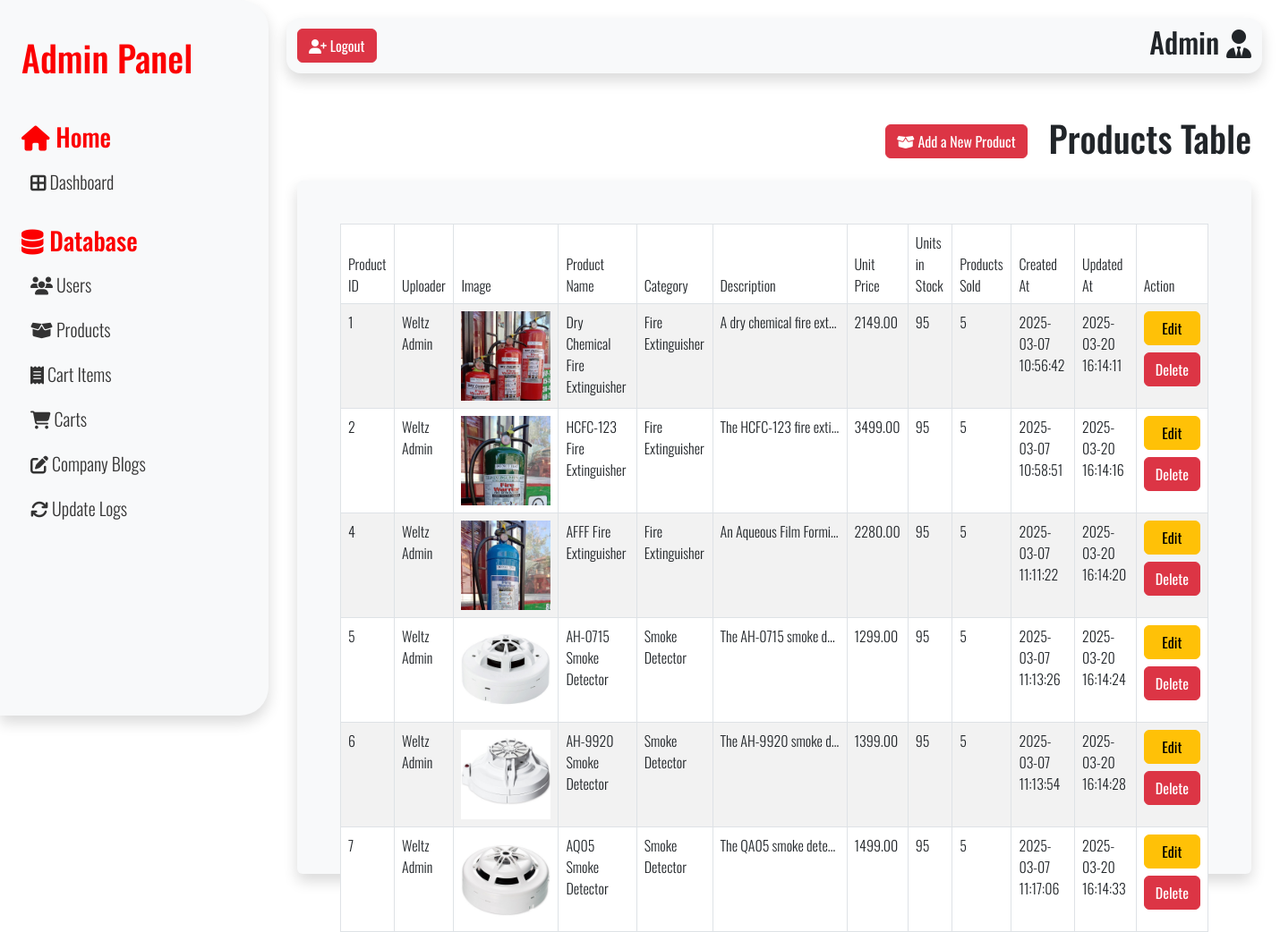
Page /src/adminIndex.php?page=products (signed in) on the earlier database version.
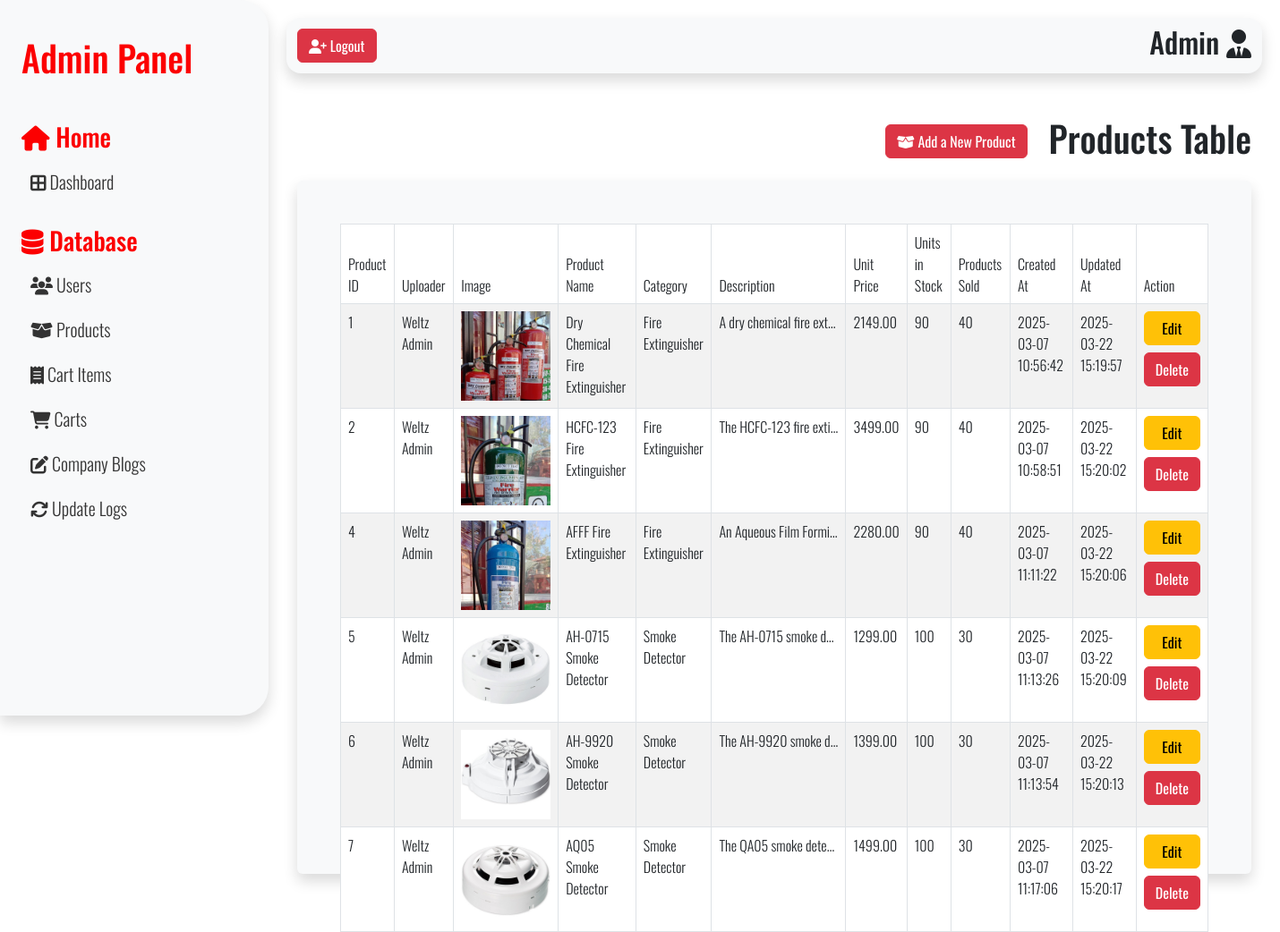
Same page on the later database version.
### tables this page shows
CREATE TABLE `products_tbl` (
  `productID` int(11) NOT NULL AUTO_INCREMENT,
  `userID` int(11) DEFAULT NULL,
  `productName` varchar(50) NOT NULL,
  `productIMG` varchar(100) NOT NULL,
  `categoryID` int(11) DEFAULT NULL,
  `productDesc` text NOT NULL,
  `productPrice` decimal(10,2) NOT NULL DEFAULT 0.00,
  `inStock` int(11) NOT NULL DEFAULT 0,
  `prodSold` int(11) NOT NULL DEFAULT 0,
  `createdAt` datetime NOT NULL DEFAULT current_timestamp(),
  `updatedAt` datetime NOT NULL DEFAULT current_timestamp(),
  PRIMARY KEY (`productID`),
  UNIQUE KEY `productName` (`productName`),
  KEY `productCategoryFK` (`categoryID`) USING BTREE,
  KEY `productUserFK` (`userID`),
  CONSTRAINT `productCategoryFK` FOREIGN KEY (`categoryID`) REFERENCES `categories_tbl` (`categoryID`) ON DELETE SET NULL ON UPDATE NO ACTION,
  CONSTRAINT `productUserFK` FOREIGN KEY (`userID`) REFERENCES `users_tbl` (`userID`) ON DELETE SET NULL ON UPDATE NO ACTION
);

CREATE TABLE `categories_tbl` (
  `categoryID` int(11) NOT NULL AUTO_INCREMENT,
  `categoryName` varchar(50) NOT NULL,
  `createdAt` datetime NOT NULL DEFAULT current_timestamp(),
  `updatedAt` datetime NOT NULL DEFAULT current_timestamp(),
  PRIMARY KEY (`categoryID`),
  UNIQUE KEY `categoryName` (`categoryName`)
);

### src/adminPages/productsTable.php (the view, shortened to what this page needs)
<?php
require_once 'weltz_dbconnect.php';
$productsSQL =
    "SELECT
        p.productID,
        CONCAT(u.userFname, ' ', u.userLname) AS userFullName,
        p.productIMG,
        p.productName,
        c.categoryName,
        p.productDesc,
        p.productPrice,
        p.inStock,
        p.prodSold,
        p.createdAt,
        p.updatedAt
    FROM
        products_tbl p
    JOIN
        users_tbl u ON p.userID = u.userID
    JOIN
        categories_tbl c ON p.categoryID = c.categoryID
    ";
$productsSQLResult = $conn->query($productsSQL);
?>
<div class="userTableHeader mb-3 d-flex justify-content-end align-items-center gap-3">
    <button type="button" class="btn btn-danger me-2" data-bs-toggle="modal" data-bs-target="#addNewProdModal">
        <i class="fa-solid fa-box-open"></i> Add a New Product
    </button>
    <h1>Products Table</h1>
</div>
<div class="table-container container-fluid bg-light p-5 rounded shadow">
    <table id="myTable" class="table table-bordered table-striped">
        <thead>
            <tr>
                <th>Product ID</th>
                <th>Uploader</th>
                <th>Image</th>
                <th>Product Name</th>
                <th>Category</th>
                <th>Description</th>
                <th>Unit Price</th>
                <th>Units in Stock</th>
                <th>Products Sold</th>
                <th>Created At</th>
                <th>Updated At</th>
                <th>Action</th>
            </tr>
        </thead>
        <tbody>
            <?php
            if ($productsSQLResult->num_rows > 0) {
                while ($row = $productsSQLResult->fetch_assoc()) {
            ?>
                    <tr>
                        <td><?php echo $row['productID'] ?></td>
                        <td><?php echo $row['userFullName'] ?></td>
                        <td><img src="<?php echo $row['productIMG'] ?>" alt="<?php echo $row['productName'] ?>" style="width:100px"></td>
                        <td><?php echo $row['productName'] ?></td>
                        <td><?php echo $row['categoryName'] ?></td>
                        <td style="max-width: 150px; white-space: nowrap; overflow: hidden; text-overflow: ellipsis;"><?php echo $row['productDesc'] ?></td>
                        <td><?php echo $row['productPrice'] ?></td>
                        <td><?php echo $row['inStock'] ?></td>
                        <td><?php echo $row['prodSold'] ?></td>
                        <td><?php echo  $row['createdAt'] ?></td>
                        <td><?php echo  $row['updatedAt'] ?></td>
                        <td>
                            <div class='d-grid gap-2'>
                                <button class='editProdBtn btn btn-warning' data-bs-toggle="modal" data-bs-target="#editProdModal">Edit</button>
                                <button class='delProdBtn btn btn-danger' data-bs-toggle="modal" data-bs-target="#deleteProdModal">Delete</button>
                            </div>
                        </td>
                    </tr>
                <?php
                }
            } else {
                ?>
                <h1 class="text-center">No products found</h1>
            <?php
            }
            ?>
        </tbody>
    </table>
</div>

### src/adminIndex.php (shortened to what this page needs)
<!DOCTYPE html>
<html lang="en">
<head>
  <link rel="stylesheet" href="styles.css">
  <link rel="stylesheet" href="adminPages/adminDashboard.css">
  <?php require_once 'cssLibraries.php' ?>
</head>
<body class="adminPanel">
  <nav id="sidebar" class="bg-light p-4 shadow rounded-end-5">
    <div class="sidebar-header mb-5 mt-3">
      <h1>Admin Panel</h1>
    </div>
    <div class="mb-4">
      <div class="sidebar-header">
        <h3><i class="fa-solid fa-house"></i> Home</h3>
      </div>
      <ul class="list-unstyled components">
        <li>
          <a class="fs-5" href="?page=dashboard"><i class="fa-solid fa-border-all"></i> Dashboard</a>
        </li>
      </ul>
    </div>
    <div>
      <div class="sidebar-header">
        <h3><i class="fa-solid fa-database"></i> Database</h3>
      </div>
      <ul class="list-unstyled components">
        <li>
          <a class="fs-5" href="?page=users"><i class="fa-solid fa-users"></i> Users</a>
        </li>
        <li>
          <a class="fs-5" href="?page=products"><i class="fa-solid fa-box-open"></i> Products</a>
        </li>
        <li>
          <a class="fs-5" href="?page=cartItems"><i class="fa-solid fa-receipt"></i> Cart Items</a>
        </li>
        <li>
          <a class="fs-5" href="?page=carts"><i class="fa-solid fa-cart-shopping"></i> Carts</a>
        </li>
        <li>
          <a class="fs-5" href="?page=blogs"><i class="fa-solid fa-pen-to-square"></i> Company Blogs</a>
        </li>
        <li>
          <a class="fs-5" href="?page=logs"><i class="fa-solid fa-arrows-rotate"></i> Update Logs</a>
        </li>
      </ul>
    </div>
  </nav>
  <div class="container-fluid" id="adminContent">
    <nav id="adminHeader" class="navbar navbar-expand-lg navbar-light bg-light mb-5 rounded-4 shadow">
      <div class="container-fluid">
        <form id="logoutUserForm" method="POST">
          <button type="submit" class="btn btn-danger">
            <i class="fa-solid fa-user-plus"></i> Logout
          </button>
        </form>
        <h2 class="ml-3">Admin <i class="fa-solid fa-user-tie"></i></h2>
      </div>
    </nav>
    <div class="container-fluid">
      <?php
      $page = 'dashboard';
      if (isset($_GET['page'])) {
        $page = $_GET['page'];
      }
      switch ($page) {
        case 'products':
          include 'adminPages/productsTable.php';
          break;
      }
      ?>
    </div>
  </div>
</body>
</html>

### src/cssLibraries.php (shortened to what this page needs)
<link href="https://cdn.jsdelivr.net/npm/bootstrap@5.3.3/dist/css/bootstrap.min.css" rel="stylesheet">
<link rel="stylesheet" href="https://cdnjs.cloudflare.com/ajax/libs/font-awesome/6.7.2/css/all.min.css" />
<link rel="stylesheet" href="https://cdnjs.cloudflare.com/ajax/libs/twitter-bootstrap/5.3.0/css/bootstrap.min.css">
<link rel="stylesheet" href="https://cdn.datatables.net/2.2.2/css/dataTables.bootstrap5.css">
<link rel="stylesheet" href="https://cdn.datatables.net/responsive/3.0.4/css/responsive.dataTables.min.css">
<link rel="stylesheet" href="https://cdnjs.cloudflare.com/ajax/libs/animate.css/4.1.1/animate.min.css">

### src/styles.css (style rules this page uses)
* { padding: 0; margin: 0; font-family: "Oswald", sans-serif; font-family: "Oswald", sans-serif; font-optical-sizing: auto; font-weight: 300; font-style: normal; }
html { scroll-behavior: smooth; }
body { background-color: white; color: #231f20; }
.adminPanel { display: flex; }
#sidebar { min-width: 300px; max-width: 300px; height: 100vh; color: #fc0001; top: 0; position: sticky; }
#adminContent { width: 100%; padding: 20px; }
.components { padding: 0; list-style: none; }
.components li { padding: 10px; }
.components a { color: #333; display: block; text-decoration: none; font-size: 1.2rem; transition: color 0.3s ease-in-out, transform 0.3s ease-in-out; }
#adminHeader { top: 0; position: sticky; z-index: 2; }
.table-container { height: 775px; max-height: 875px; z-index: 1; }

Differences in the rows shown:
changed products_tbl "Dry Chemical Fire Extinguisher": inStock "95" → "90"; prodSold "5" → "40"; updatedAt "2025-03-20 16:14:11" → "2025-03-22 15:19:57"
changed products_tbl "HCFC-123 Fire Extinguisher": inStock "95" → "90"; prodSold "5" → "40"; updatedAt "2025-03-20 16:14:16" → "2025-03-22 15:20:02"
changed products_tbl "AFFF Fire Extinguisher": inStock "95" → "90"; prodSold "5" → "40"; updatedAt "2025-03-20 16:14:20" → "2025-03-22 15:20:06"
changed products_tbl "AH-0715 Smoke Detector": inStock "95" → "100"; prodSold "5" → "30"; updatedAt "2025-03-20 16:14:24" → "2025-03-22 15:20:09"
changed products_tbl "AH-9920 Smoke Detector": inStock "95" → "100"; prodSold "5" → "30"; updatedAt "2025-03-20 16:14:28" → "2025-03-22 15:20:13"
changed products_tbl "AQ05 Smoke Detector": inStock "95" → "100"; prodSold "5" → "30"; updatedAt "2025-03-20 16:14:33" → "2025-03-22 15:20:17"
